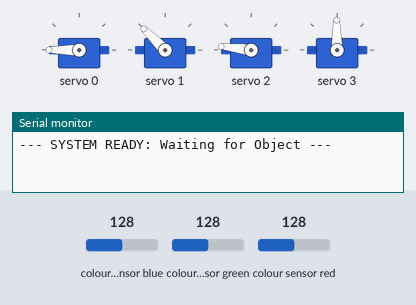
Recording of a sketch running on a simulated ESP32. Shown: 4 × servo, the last lines printed to the serial monitor. Wiring (inferred from the names in the program): TCS3200 colour sensor: output GPIO 27; S2 GPIO 25; S3 GPIO 26; S0 GPIO 32; S1 GPIO 33. Inputs (shaded band) come from the test bench; at power-on: colour sensor blue 128, colour sensor green 128, colour sensor red 128.

Above: at 2.2 s.
2.3 s: colour sensor blue set to 136
At 5.9 s:
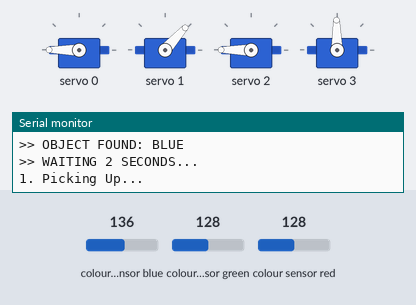
At 8.7 s:
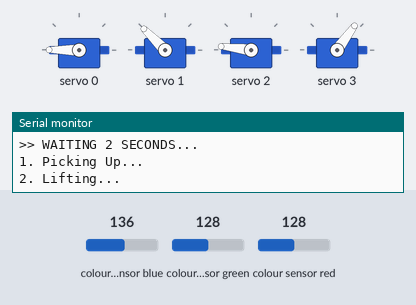
Timing chart, 0 to 20.3 s (numbered marks = the images above; inputs shaded):
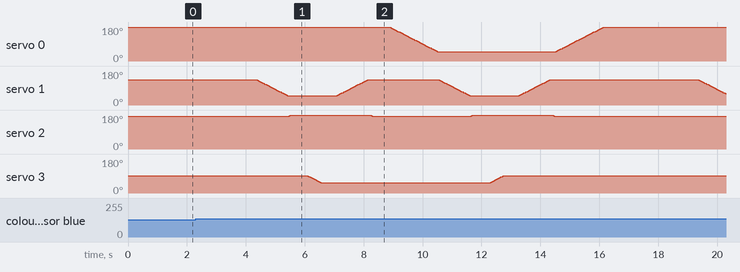

Measured:
- the behaviour switches between 131 and 132 on colour sensor blue (found by bisection; images 0 and 1)

The sketch:

RoboticArm_CD.ino
```cpp
#include <Wire.h>
#include <Adafruit_PWMServoDriver.h>

// --- HARDWARE CONFIGURATION ---
Adafruit_PWMServoDriver pwm = Adafruit_PWMServoDriver();

// Servo Settings
#define SERVOMIN  170
#define SERVOMAX  550
#define SERVO_FREQ 40
#define MOVESPEED  15  // Lower = Faster, Higher = Slower

// Servo Channels
const int BASE = 0;
const int SHOULDER = 1;
const int ELBOW = 2;
const int GRIPPER = 3;

// Color Sensor Pins (ESP32)
#define S0 32
#define S1 33
#define S2 25
#define S3 26
#define sensorOut 27

// --- GLOBAL VARIABLES ---
// Current Positions (Initialized to HOME position)
int currentBase = 110;
int currentShoulder = 70;
int currentElbow = 100;
int currentGripper = 35;

// Sensor Variables
int redFreq = 0;
int greenFreq = 0;
int blueFreq = 0;

void setup() {
  Serial.begin(115200);

  // 1. Initialize Color Sensor
  pinMode(S0, OUTPUT);
  pinMode(S1, OUTPUT);
  pinMode(S2, OUTPUT);
  pinMode(S3, OUTPUT);
  pinMode(sensorOut, INPUT);

  digitalWrite(S0, HIGH);
  digitalWrite(S1, LOW); // 20% Frequency Scaling

  // 2. Initialize Servo Driver
  pwm.begin();
  pwm.setPWMFreq(SERVO_FREQ);

  // 3. Move Arm to HOME Position Immediately (No jerk)
  setAngleInstant(BASE, currentBase);
  setAngleInstant(SHOULDER, currentShoulder);
  setAngleInstant(ELBOW, currentElbow);
  setAngleInstant(GRIPPER, currentGripper);

  Serial.println("--- SYSTEM READY: Waiting for Object ---");
  delay(1000);
}

void loop() {
  // --- STEP 1: READ COLOR SENSOR ---
  readColorSensor();

  // --- STEP 2: CHECK FOR OBJECTS ---
  // Using your threshold: If all > 400, no object is present.
  if (redFreq > 400 && greenFreq > 400 && blueFreq > 400) {
    // No object found, stay in loop and keep checking
    // Serial.println("Scanning...");
  }
  else {
    // --- STEP 3: OBJECT DETECTED! ---
    // Identify Color
    int detectedColor = 0; // 1=Red, 2=Green, 3=Blue

    if (redFreq < greenFreq && redFreq < blueFreq) {
      Serial.println(">> OBJECT FOUND: RED");
      detectedColor = 1;
    }
    else if (greenFreq < redFreq && greenFreq < blueFreq) {
      Serial.println(">> OBJECT FOUND: GREEN");
      detectedColor = 2;
    }
    else if (blueFreq < redFreq && blueFreq < greenFreq && blueFreq < 300) {
      Serial.println(">> OBJECT FOUND: BLUE");
      detectedColor = 3;
    }

    if (detectedColor > 0) {
      Serial.println(">> WAITING 2 SECONDS...");
      delay(2000); // User Request: Wait 2 seconds before acting

      // --- STEP 4: EXECUTE ROBOT ARM SEQUENCE ---
      performPickAndPlace(detectedColor);

      // Reset logic: Wait a moment so we don't detect the same object twice immediately
      Serial.println(">> SEQUENCE COMPLETE. RETURNING TO SCAN.");
      delay(1000);
    }
  }

  delay(100); // Small delay for sensor stability
}

// ---------------------------------------------------------
//           ROBOT ARM SEQUENCE FUNCTIONS
// ---------------------------------------------------------

void performPickAndPlace(int color) {
  // 1. GO DOWN TO PICK (B-110, S-0, E-110, G-5)
  // Note: We are already at B-110 from Home position
  Serial.println("1. Picking Up...");
  moveSmoothly(SHOULDER, currentShoulder, 0);
  moveSmoothly(ELBOW, currentElbow, 110);
  delay(500);

  // Close Gripper (G-5)
  moveSmoothly(GRIPPER, currentGripper, 5);
  delay(500);

  // 2. LIFT UP / CARRY POSITION (B-110, S-70, E-100, G-5)
  Serial.println("2. Lifting...");
  moveSmoothly(SHOULDER, currentShoulder, 70);
  moveSmoothly(ELBOW, currentElbow, 100);
  delay(500);

  // 3. MOVE TO DROP LOCATION BASED ON COLOR
  Serial.println("3. Moving to Drop Zone...");

  if (color == 1) { // RED (B-75, S-0, E-110, G-35)
    moveSmoothly(BASE, currentBase, 75);
    moveSmoothly(SHOULDER, currentShoulder, 0);
    moveSmoothly(ELBOW, currentElbow, 110);
  }
  else if (color == 2) { // GREEN (B-35, S-0, E-110, G-35)
    moveSmoothly(BASE, currentBase, 35);
    moveSmoothly(SHOULDER, currentShoulder, 0);
    moveSmoothly(ELBOW, currentElbow, 110);
  }
  else if (color == 3) { // BLUE (B-0, S-0, E-110, G-35)
    moveSmoothly(BASE, currentBase, 0);
    moveSmoothly(SHOULDER, currentShoulder, 0);
    moveSmoothly(ELBOW, currentElbow, 110);
  }

  delay(500);

  // 4. PLACE OBJECT (OPEN GRIPPER)
  Serial.println("4. Dropping...");
  moveSmoothly(GRIPPER, currentGripper, 35);
  delay(500);

  // 5. RETURN TO HOME (B-110, S-70, E-100, G-35)
  Serial.println("5. Returning Home...");

  // First lift up slightly to clear the object area
  moveSmoothly(SHOULDER, currentShoulder, 70);
  moveSmoothly(ELBOW, currentElbow, 100);

  // Then rotate Base back to 110
  moveSmoothly(BASE, currentBase, 110);
}

// ---------------------------------------------------------
//           HELPER FUNCTIONS (MOVEMENT & SENSOR)
// ---------------------------------------------------------

// Read the TCS230 Sensor
void readColorSensor() {
  // Read Red
  digitalWrite(S2, LOW); digitalWrite(S3, LOW);
  redFreq = pulseIn(sensorOut, LOW);
  delay(10);

  // Read Green
  digitalWrite(S2, HIGH); digitalWrite(S3, HIGH);
  greenFreq = pulseIn(sensorOut, LOW);
  delay(10);

  // Read Blue
  digitalWrite(S2, LOW); digitalWrite(S3, HIGH);
  blueFreq = pulseIn(sensorOut, LOW);
  delay(10);
}

// Move Servo Smoothly and Update Global Position
void moveSmoothly(int channel, int &startAngle, int targetAngle) {
  // Determine direction
  int step = (targetAngle > startAngle) ? 1 : -1;

  if (startAngle != targetAngle) {
    for (int i = startAngle; i != targetAngle; i += step) {
      setAngleInstant(channel, i);
      delay(MOVESPEED);
    }
    // Final Adjust
    setAngleInstant(channel, targetAngle);

    // IMPORTANT: Update the global variable
    startAngle = targetAngle;
  }
}

// Low-level PWM command
void setAngleInstant(int channel, int degrees) {
  int pulse = map(degrees, 0, 180, SERVOMIN, SERVOMAX);
  pwm.setPWM(channel, 0, pulse);
}
```
